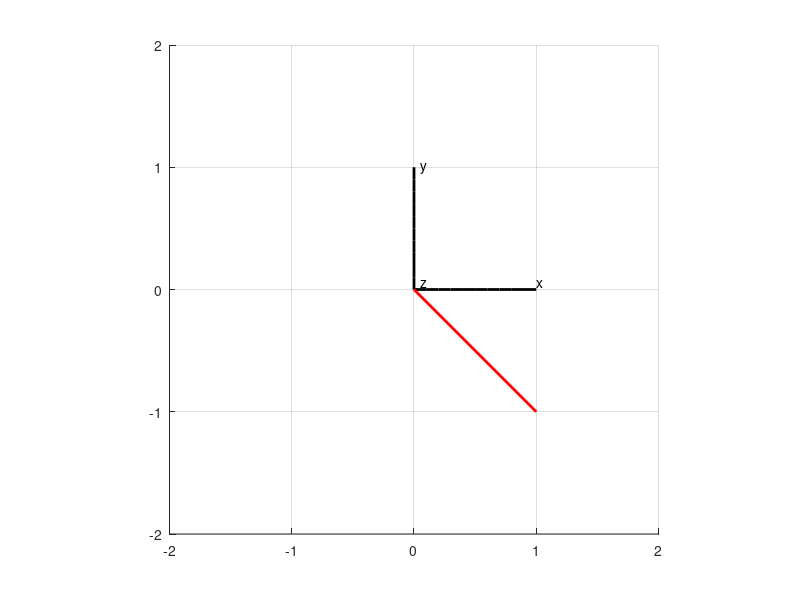

This figure's MATLAB source:
% Try to use vector method to draw the circle
% Mengtang Li
% Mar 30
clear; clf; close all;

figure(1);
grid minor; grid on; hold on;
% plot axes
xaxis_x = 0:0.1:1;
xaxis_y = zeros(1,size(xaxis_x,2));
xaxis_z = zeros(1,size(xaxis_x,2));

yaxis_x = zeros(1,size(xaxis_x,2));
yaxis_y = 0:0.1:1;
yaxis_z = zeros(1,size(xaxis_x,2));

zaxis_x = zeros(1,size(xaxis_x,2));
zaxis_y = zeros(1,size(xaxis_x,2));
zaxis_z = 0:0.1:1;

xlim([-2 2]); ylim([-2 2]); zlim([-2 2]);

plot3(xaxis_x,xaxis_y,xaxis_z,'k','linewidth',2);
grid on; grid minor; hold on;
plot3(yaxis_x,yaxis_y,yaxis_z,'k','linewidth',2);
plot3(zaxis_x,zaxis_y,zaxis_z,'k','linewidth',2);
% legend('x-axis', 'y-axis', 'z-axis');
text(1.0,0.05,0.05,'x');
text(0.05,1.0,0.05,'y');
text(0.05,0.05,1.0,'z');
daspect([1 1 1]);

alpha = pi/6;
beta = pi/6;
R = 1;
L = 2;
angle = 0:0.05:2*pi;
n = size(angle,2);
x_record = zeros(1,n);
y_record = zeros(1,n);
z_record = zeros(1,n);

wt = 0
A = [ (3^(1/2)*cos(wt))/(2*(cos(wt)^2 + sin(wt)^2)), (3^(1/2)*sin(wt))/(2*(cos(wt)^2 + sin(wt)^2)),    -1/2;
    -sin(wt)/(cos(wt)^2 + sin(wt)^2),               cos(wt)/(cos(wt)^2 + sin(wt)^2),                    0;
    cos(wt)/(2*(cos(wt)^2 + sin(wt)^2)),           sin(wt)/(2*(cos(wt)^2 + sin(wt)^2)),       3^(1/2)/2;];

x = [0 R*0*A(1,1)-R*1*A(2,1)+L*A(3,1)];
y = [0 R*0*A(1,2)-R*1*A(2,2)+L*A(3,2)];
z = [0 R*0*A(1,3)-R*1*A(2,3)+L*A(3,3)-sqrt(3)/2*L];

plot3(x,y,z,'r','linewidth',2);

% for i = 1:1:n
%     wt = angle(i);
%     A = [ (3^(1/2)*cos(wt))/(2*(cos(wt)^2 + sin(wt)^2)), (3^(1/2)*sin(wt))/(2*(cos(wt)^2 + sin(wt)^2)),    -1/2;
%         -sin(wt)/(cos(wt)^2 + sin(wt)^2),               cos(wt)/(cos(wt)^2 + sin(wt)^2),                    0;
%         cos(wt)/(2*(cos(wt)^2 + sin(wt)^2)),           sin(wt)/(2*(cos(wt)^2 + sin(wt)^2)),       3^(1/2)/2;];
%     
%     %     x = R*sin(wt)*A(1,1)-R*cos(wt)*A(2,1)+L*A(3,1);
%     %     y = R*sin(wt)*A(1,2)-R*cos(wt)*A(2,2)+L*A(3,2);
%     %     z = R*sin(wt)*A(1,3)-R*cos(wt)*A(2,3)+L*A(3,3);%-sqrt(3)/2*L;
%     x = R*0*A(1,1)-R*1*A(2,1)+L*A(3,1);
%     y = R*0*A(1,2)-R*1*A(2,2)+L*A(3,2);
%     z = R*0*A(1,3)-R*1*A(2,3)+L*A(3,3)-sqrt(3)/2*L;
%     
%     x_record(i) = x;
%     y_record(i) = y;
%     z_record(i) = z;
% end
% 
% plot3(x_record,y_record,z_record,'r','linewidth',2);